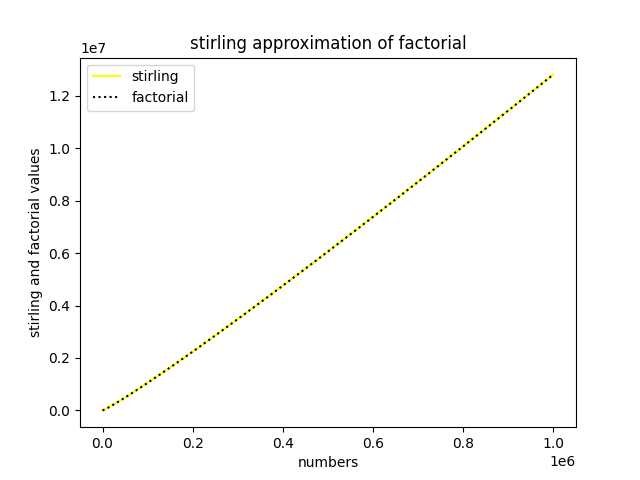

Write the Python code that produced this figure.
# libraries imported for stirling value calculation and plotting graph respectively
import math
import matplotlib.pyplot as plt

# function created to return logarithmic value of stirling value
def log_stirling(n):
    val = math.log (math.sqrt(2 * math.pi * n)) + (n * math.log (n/math.e))
    return val

# initialising values
log_fact = 0
factorial = []
stirling_val = []
values = []

# moving all upto 1000000
for value in range (1, 10**6):

    # calculation of log value of factorial and using appropriate log identities and append in factorial list
    log_fact += math.log (value)
    factorial.append(log_fact)

    # appending stirling values and indices in respective list
    stirling_val.append(log_stirling(value))
    values.append(value)
    
# plotting stirling and factorial respectively
plt.plot(values, stirling_val, label = "stirling", c = "yellow")
plt.plot(values, factorial, label = "factorial", linestyle = "dotted", c = "black")

# adding labels and title of the graph
plt.legend()
plt.title("stirling approximation of factorial")
plt.xlabel("numbers")
plt.ylabel("stirling and factorial values")

# showing it in q1.png
plt.savefig("q1.png")
# showing the graph
plt.show()